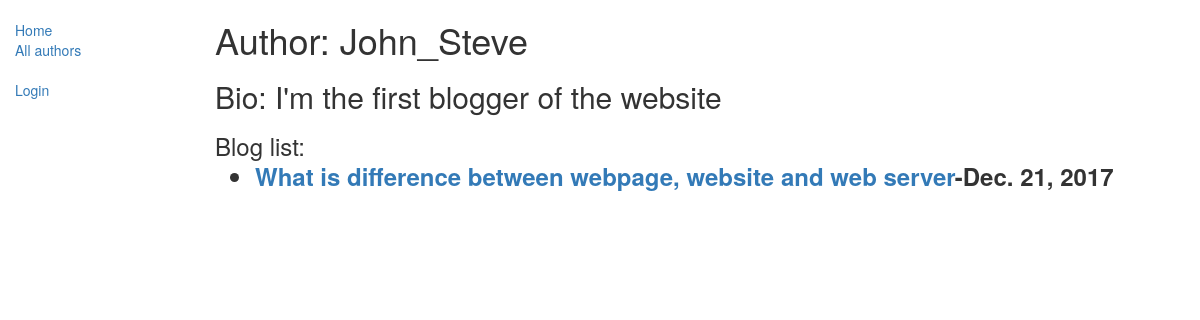
The page /blog/author/2 on the database its author committed.
### blog/models.py (models this page shows, shortened)
class Author(models.Model):
    name=models.ForeignKey(User, on_delete=models.SET_NULL,null=True)
    information=models.CharField(max_length=1000)

class Blog(models.Model):
    title=models.CharField(max_length=200)
    author=models.ForeignKey('Author',on_delete=models.SET_NULL,null=True)
    content=models.TextField(max_length=5000,help_text='You are only allowed to post charecters')
    pub_date = models.DateField(default=date.today)
    def __str__(self):
        return self.title
    class Meta:
        ordering=['-pub_date']

### blog/views.py (the view)
# urls.py: url(r'^author/(?P<pk>\d+)$',views.AuthorDetailView.as_view(),name='author-detail'),
class AuthorDetailView(generic.DetailView):
    model = Author

### blog/templates/blog/author_detail.html (shortened to what this page needs)
<!DOCTYPE html>
<html lang="en">
<head>
</head>
<body>
{% extends "base_generic.html" %}
{% block content %}
<h1>Author: {{ author.name }}</h1>
<h2>Bio: {{author.information}}</h2>
<h3> Blog list:
    {% for blog in author.blog_set.all %}
    <ul>
        <li>
            <dt><a href="{% url 'blog-detail' blog.pk %}">{{blog}}</a>-{{blog.pub_date}}</dt>
        </li>
    </ul>
    {% endfor %}
</h3>
{% endblock %}

### rows shown on the page
Author: name "John_Steve", information "I'm the first blogger of the website"
Blog: title "What is difference between webpage, website and web server", pub_date "Dec. 21, 2017"
